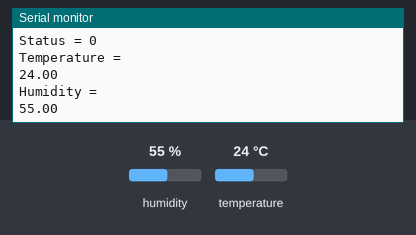
Simulated run of this sketch. Board: Arduino Uno, built with avr-gcc and run on an emulated ATmega328P. On the bench: the last lines printed to the serial monitor. The inputs (shaded band) are chosen by the test bench; at power-on: humidity 55 %, temperature 24 °C.

Above: at 2.8 s.
2.9 s: humidity set to 22 %
At 5.3 s:
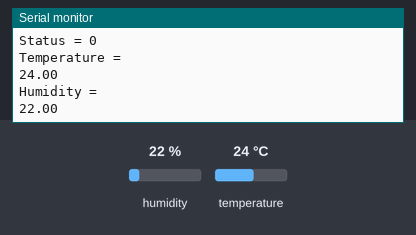
5.6 s: temperature set to 12 °C
At 6.5 s:
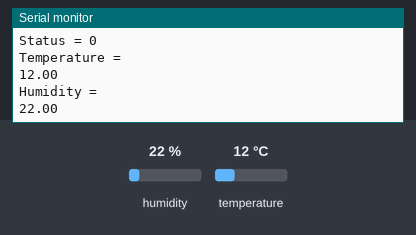
8.3 s: humidity set to 40 %
At 11.3 s:
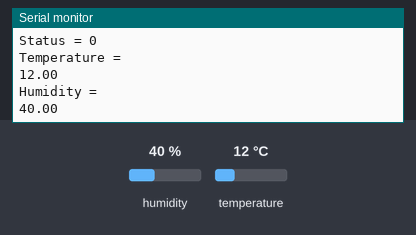
Timing chart, 0 to 12.8 s (numbered marks = the images above; inputs shaded):
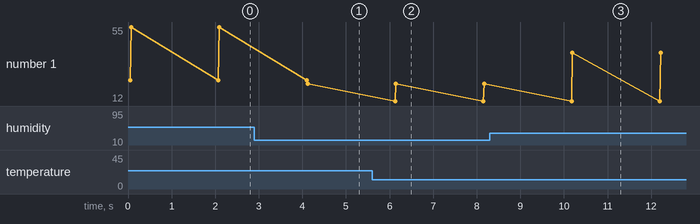

The sketch:

dht11-basic.ino
```cpp
#include <dht.h>
#define dataPin 2
dht DHT;
void setup() {
  Serial.begin(9600);
}

void loop() {
  int readValue = DHT.read11(dataPin);
  float t = DHT.temperature;
  float h = DHT.humidity;
  Serial.print("Status = ");
  Serial.println(readValue);
  Serial.println("Temperature =");
  Serial.println(t);
  Serial.println("Humidity =");
  Serial.println(h);
  delay(2000);
}
```

Measured:
- after the input at 2.9 s, the serial monitor: prints a new line after 1.2 s (image 1)
- after the input at 5.6 s, the serial monitor: prints a new line after 0.52 s (image 2)
- after the input at 8.3 s, the serial monitor: prints a new line after 1.9 s (image 3)
- plotted number 1: 55 → 22 after the input at 2.9 s, 22 → 40 after the input at 8.3 s
